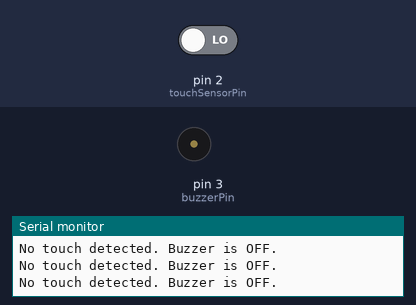
This sketch was run on a simulated Arduino Uno, built with avr-gcc and run on an emulated ATmega328P. Parts: buzzer (waves = sounding), the last lines printed to the serial monitor. The test bench sets the inputs (shaded band); at power-on: pin 2 (touchSensorPin) LOW.

Above: at 1.2 s.
1.3 s: pin 2 (touchSensorPin) driven HIGH
At 2.1 s:
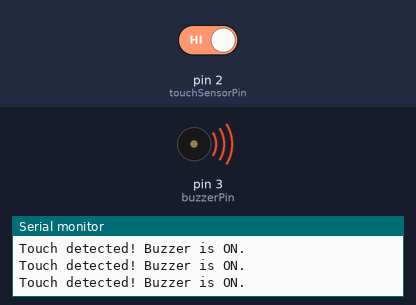
2.8 s: pin 2 (touchSensorPin) driven LOW
At 3.4 s:
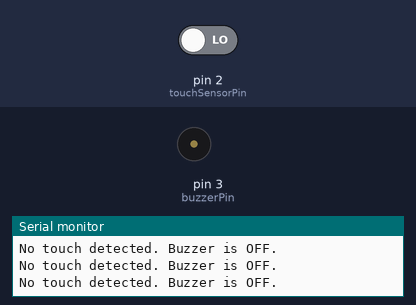
Timing chart, 0 to 5.8 s (numbered marks = the images above; inputs shaded):
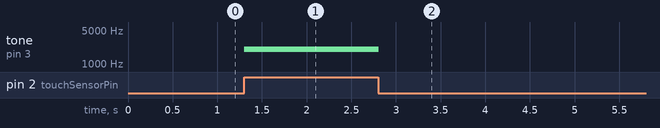

The sketch:

sketch_mar22b.ino
```cpp
// Define the pins
const int touchSensorPin = 2;  // Pin connected to the touch sensor output
const int buzzerPin = 3;       // Pin connected to the buzzer's I/O pin

void setup() {
  // Initialize the touch sensor pin as an input
  pinMode(touchSensorPin, INPUT);

  // Initialize the buzzer pin as an output
  pinMode(buzzerPin, OUTPUT);

  // Start serial communication for debugging (optional)
  Serial.begin(9600);
}

void loop() {
  // Read the state of the touch sensor
  int touchState = digitalRead(touchSensorPin);

  // Check if the touch sensor is touched
  if (touchState == HIGH) {
    // If touched, generate a tone at 2000 Hz (adjust frequency as needed)
    tone(buzzerPin, 2000);  // Generate a 2 kHz tone
    Serial.println("Touch detected! Buzzer is ON.");
  } else {
    // If not touched, stop the tone
    noTone(buzzerPin);      // Stop the buzzer
    Serial.println("No touch detected. Buzzer is OFF.");
  }

  // Small delay to avoid rapid toggling
  delay(100);
}
```

Measured:
- after the input at 1.3 s, tone on pin 3 (buzzerPin): silent → 2000 Hz at once
- after the input at 2.8 s, tone on pin 3 (buzzerPin): 2000 Hz → silent at once
